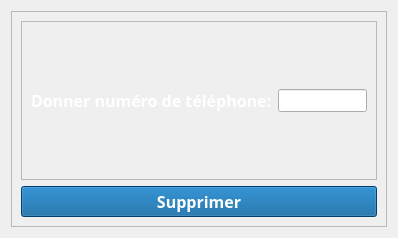
<?xml version="1.0" encoding="UTF-8"?>
<ui version="4.0">
 <class>Supp_Tel</class>
 <widget class="QWidget" name="Supp_Tel">
  <property name="geometry">
   <rect>
    <x>0</x>
    <y>0</y>
    <width>398</width>
    <height>238</height>
   </rect>
  </property>
  <property name="windowTitle">
   <string>Form</string>
  </property>
  <property name="styleSheet">
   <string notr="true">QWidget {
    border-image: url(:/newPrefix/covid.jpg);
}
QWidget * {
    border-image: none;
}</string>
  </property>
  <layout class="QVBoxLayout" name="verticalLayout_2">
   <item>
    <widget class="QFrame" name="frame_2">
     <property name="frameShape">
      <enum>QFrame::StyledPanel</enum>
     </property>
     <property name="frameShadow">
      <enum>QFrame::Raised</enum>
     </property>
     <layout class="QVBoxLayout" name="verticalLayout">
      <item>
       <widget class="QFrame" name="frame">
        <property name="frameShape">
         <enum>QFrame::StyledPanel</enum>
        </property>
        <property name="frameShadow">
         <enum>QFrame::Raised</enum>
        </property>
        <layout class="QHBoxLayout" name="horizontalLayout">
         <item>
          <widget class="QLabel" name="label_2">
           <property name="palette">
            <palette>
             <active>
              <colorrole role="WindowText">
               <brush brushstyle="SolidPattern">
                <color alpha="255">
                 <red>255</red>
                 <green>255</green>
                 <blue>255</blue>
                </color>
               </brush>
              </colorrole>
              <colorrole role="Text">
               <brush brushstyle="SolidPattern">
                <color alpha="255">
                 <red>255</red>
                 <green>255</green>
                 <blue>255</blue>
                </color>
               </brush>
              </colorrole>
             </active>
             <inactive>
              <colorrole role="WindowText">
               <brush brushstyle="SolidPattern">
                <color alpha="255">
                 <red>255</red>
                 <green>255</green>
                 <blue>255</blue>
                </color>
               </brush>
              </colorrole>
              <colorrole role="Text">
               <brush brushstyle="SolidPattern">
                <color alpha="255">
                 <red>255</red>
                 <green>255</green>
                 <blue>255</blue>
                </color>
               </brush>
              </colorrole>
             </inactive>
             <disabled>
              <colorrole role="WindowText">
               <brush brushstyle="SolidPattern">
                <color alpha="255">
                 <red>120</red>
                 <green>120</green>
                 <blue>120</blue>
                </color>
               </brush>
              </colorrole>
              <colorrole role="Text">
               <brush brushstyle="SolidPattern">
                <color alpha="255">
                 <red>120</red>
                 <green>120</green>
                 <blue>120</blue>
                </color>
               </brush>
              </colorrole>
             </disabled>
            </palette>
           </property>
           <property name="font">
            <font>
             <family>Segoe UI Black</family>
             <pointsize>12</pointsize>
             <weight>75</weight>
             <bold>true</bold>
            </font>
           </property>
           <property name="text">
            <string>Donner numéro de téléphone:</string>
           </property>
          </widget>
         </item>
         <item>
          <widget class="QLineEdit" name="lineEdit">
           <property name="font">
            <font>
             <pointsize>10</pointsize>
             <weight>75</weight>
             <bold>true</bold>
            </font>
           </property>
          </widget>
         </item>
        </layout>
       </widget>
      </item>
      <item>
       <widget class="QPushButton" name="pushButton">
        <property name="palette">
         <palette>
          <active>
           <colorrole role="Button">
            <brush brushstyle="SolidPattern">
             <color alpha="255">
              <red>0</red>
              <green>89</green>
              <blue>152</blue>
             </color>
            </brush>
           </colorrole>
           <colorrole role="ButtonText">
            <brush brushstyle="SolidPattern">
             <color alpha="255">
              <red>255</red>
              <green>255</green>
              <blue>255</blue>
             </color>
            </brush>
           </colorrole>
           <colorrole role="Base">
            <brush brushstyle="SolidPattern">
             <color alpha="255">
              <red>0</red>
              <green>89</green>
              <blue>152</blue>
             </color>
            </brush>
           </colorrole>
           <colorrole role="Window">
            <brush brushstyle="SolidPattern">
             <color alpha="255">
              <red>0</red>
              <green>89</green>
              <blue>152</blue>
             </color>
            </brush>
           </colorrole>
          </active>
          <inactive>
           <colorrole role="Button">
            <brush brushstyle="SolidPattern">
             <color alpha="255">
              <red>0</red>
              <green>89</green>
              <blue>152</blue>
             </color>
            </brush>
           </colorrole>
           <colorrole role="ButtonText">
            <brush brushstyle="SolidPattern">
             <color alpha="255">
              <red>255</red>
              <green>255</green>
              <blue>255</blue>
             </color>
            </brush>
           </colorrole>
           <colorrole role="Base">
            <brush brushstyle="SolidPattern">
             <color alpha="255">
              <red>0</red>
              <green>89</green>
              <blue>152</blue>
             </color>
            </brush>
           </colorrole>
           <colorrole role="Window">
            <brush brushstyle="SolidPattern">
             <color alpha="255">
              <red>0</red>
              <green>89</green>
              <blue>152</blue>
             </color>
            </brush>
           </colorrole>
          </inactive>
          <disabled>
           <colorrole role="Button">
            <brush brushstyle="SolidPattern">
             <color alpha="255">
              <red>0</red>
              <green>89</green>
              <blue>152</blue>
             </color>
            </brush>
           </colorrole>
           <colorrole role="ButtonText">
            <brush brushstyle="SolidPattern">
             <color alpha="255">
              <red>120</red>
              <green>120</green>
              <blue>120</blue>
             </color>
            </brush>
           </colorrole>
           <colorrole role="Base">
            <brush brushstyle="SolidPattern">
             <color alpha="255">
              <red>0</red>
              <green>89</green>
              <blue>152</blue>
             </color>
            </brush>
           </colorrole>
           <colorrole role="Window">
            <brush brushstyle="SolidPattern">
             <color alpha="255">
              <red>0</red>
              <green>89</green>
              <blue>152</blue>
             </color>
            </brush>
           </colorrole>
          </disabled>
         </palette>
        </property>
        <property name="font">
         <font>
          <family>Segoe UI Black</family>
          <pointsize>12</pointsize>
          <weight>75</weight>
          <bold>true</bold>
         </font>
        </property>
        <property name="styleSheet">
         <string notr="true">background-color: rgb(0, 89, 152);</string>
        </property>
        <property name="text">
         <string>Supprimer</string>
        </property>
        <property name="icon">
         <iconset>
          <normaloff>supp per.png</normaloff>supp per.png</iconset>
        </property>
       </widget>
      </item>
     </layout>
    </widget>
   </item>
  </layout>
 </widget>
 <resources/>
 <connections/>
</ui>
